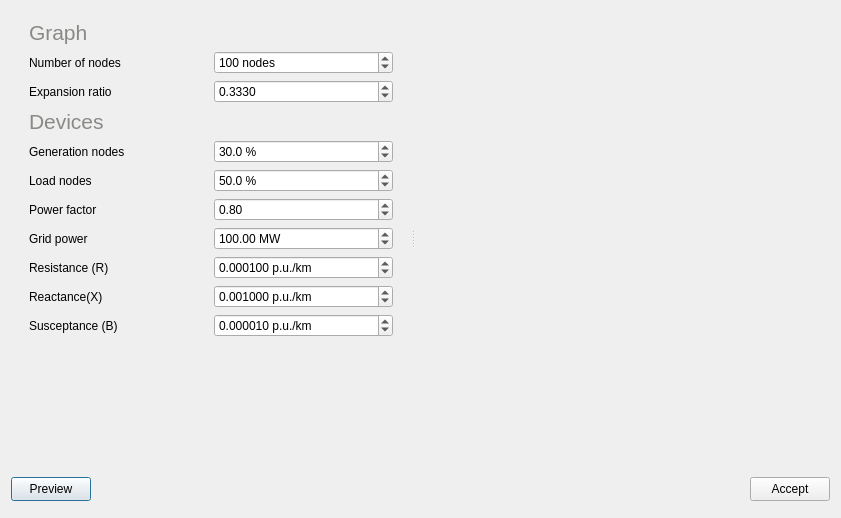
<?xml version="1.0" encoding="UTF-8"?>
<ui version="4.0">
 <class>MainWindow</class>
 <widget class="QDialog" name="MainWindow">
  <property name="geometry">
   <rect>
    <x>0</x>
    <y>0</y>
    <width>841</width>
    <height>518</height>
   </rect>
  </property>
  <property name="windowTitle">
   <string>MainWindow</string>
  </property>
  <property name="windowIcon">
   <iconset resource="../Icons/icons.qrc">
    <normaloff>:/Icons/icons/automatic_layout.png</normaloff>:/Icons/icons/automatic_layout.png</iconset>
  </property>
  <layout class="QVBoxLayout" name="verticalLayout">
   <item>
    <widget class="QSplitter" name="splitter_3">
     <property name="orientation">
      <enum>Qt::Orientation::Horizontal</enum>
     </property>
     <widget class="QFrame" name="frame_8">
      <property name="maximumSize">
       <size>
        <width>400</width>
        <height>16777215</height>
       </size>
      </property>
      <property name="frameShape">
       <enum>QFrame::Shape::NoFrame</enum>
      </property>
      <property name="frameShadow">
       <enum>QFrame::Shadow::Raised</enum>
      </property>
      <layout class="QVBoxLayout" name="verticalLayout_7">
       <property name="topMargin">
        <number>0</number>
       </property>
       <item>
        <widget class="QFrame" name="frame">
         <property name="frameShape">
          <enum>QFrame::Shape::NoFrame</enum>
         </property>
         <property name="frameShadow">
          <enum>QFrame::Shadow::Raised</enum>
         </property>
         <layout class="QGridLayout" name="gridLayout">
          <item row="7" column="1">
           <widget class="QDoubleSpinBox" name="power_SpinBox">
            <property name="suffix">
             <string> MW</string>
            </property>
            <property name="maximum">
             <double>9999999.000000000000000</double>
            </property>
            <property name="value">
             <double>100.000000000000000</double>
            </property>
           </widget>
          </item>
          <item row="0" column="0">
           <widget class="QLabel" name="label_9">
            <property name="palette">
             <palette>
              <active>
               <colorrole role="WindowText">
                <brush brushstyle="SolidPattern">
                 <color alpha="255">
                  <red>136</red>
                  <green>138</green>
                  <blue>133</blue>
                 </color>
                </brush>
               </colorrole>
               <colorrole role="Text">
                <brush brushstyle="SolidPattern">
                 <color alpha="255">
                  <red>136</red>
                  <green>138</green>
                  <blue>133</blue>
                 </color>
                </brush>
               </colorrole>
               <colorrole role="ButtonText">
                <brush brushstyle="SolidPattern">
                 <color alpha="255">
                  <red>136</red>
                  <green>138</green>
                  <blue>133</blue>
                 </color>
                </brush>
               </colorrole>
               <colorrole role="PlaceholderText">
                <brush brushstyle="SolidPattern">
                 <color alpha="128">
                  <red>136</red>
                  <green>138</green>
                  <blue>133</blue>
                 </color>
                </brush>
               </colorrole>
              </active>
              <inactive>
               <colorrole role="WindowText">
                <brush brushstyle="SolidPattern">
                 <color alpha="255">
                  <red>136</red>
                  <green>138</green>
                  <blue>133</blue>
                 </color>
                </brush>
               </colorrole>
               <colorrole role="Text">
                <brush brushstyle="SolidPattern">
                 <color alpha="255">
                  <red>136</red>
                  <green>138</green>
                  <blue>133</blue>
                 </color>
                </brush>
               </colorrole>
               <colorrole role="ButtonText">
                <brush brushstyle="SolidPattern">
                 <color alpha="255">
                  <red>136</red>
                  <green>138</green>
                  <blue>133</blue>
                 </color>
                </brush>
               </colorrole>
               <colorrole role="PlaceholderText">
                <brush brushstyle="SolidPattern">
                 <color alpha="128">
                  <red>136</red>
                  <green>138</green>
                  <blue>133</blue>
                 </color>
                </brush>
               </colorrole>
              </inactive>
              <disabled>
               <colorrole role="WindowText">
                <brush brushstyle="SolidPattern">
                 <color alpha="255">
                  <red>190</red>
                  <green>190</green>
                  <blue>190</blue>
                 </color>
                </brush>
               </colorrole>
               <colorrole role="Text">
                <brush brushstyle="SolidPattern">
                 <color alpha="255">
                  <red>190</red>
                  <green>190</green>
                  <blue>190</blue>
                 </color>
                </brush>
               </colorrole>
               <colorrole role="ButtonText">
                <brush brushstyle="SolidPattern">
                 <color alpha="255">
                  <red>190</red>
                  <green>190</green>
                  <blue>190</blue>
                 </color>
                </brush>
               </colorrole>
               <colorrole role="PlaceholderText">
                <brush brushstyle="SolidPattern">
                 <color alpha="128">
                  <red>0</red>
                  <green>0</green>
                  <blue>0</blue>
                 </color>
                </brush>
               </colorrole>
              </disabled>
             </palette>
            </property>
            <property name="font">
             <font>
              <pointsize>16</pointsize>
             </font>
            </property>
            <property name="text">
             <string>Graph</string>
            </property>
           </widget>
          </item>
          <item row="10" column="1">
           <widget class="QDoubleSpinBox" name="b_SpinBox">
            <property name="suffix">
             <string> p.u./km</string>
            </property>
            <property name="decimals">
             <number>6</number>
            </property>
            <property name="value">
             <double>0.000010000000000</double>
            </property>
           </widget>
          </item>
          <item row="7" column="0">
           <widget class="QLabel" name="label_2">
            <property name="text">
             <string>Grid power</string>
            </property>
           </widget>
          </item>
          <item row="8" column="1">
           <widget class="QDoubleSpinBox" name="r_SpinBox">
            <property name="suffix">
             <string> p.u./km</string>
            </property>
            <property name="decimals">
             <number>6</number>
            </property>
            <property name="value">
             <double>0.000100000000000</double>
            </property>
           </widget>
          </item>
          <item row="1" column="0">
           <widget class="QLabel" name="label_3">
            <property name="text">
             <string>Number of nodes</string>
            </property>
           </widget>
          </item>
          <item row="10" column="0">
           <widget class="QLabel" name="label_6">
            <property name="text">
             <string>Susceptance (B)</string>
            </property>
           </widget>
          </item>
          <item row="9" column="1">
           <widget class="QDoubleSpinBox" name="x_SpinBox">
            <property name="suffix">
             <string> p.u./km</string>
            </property>
            <property name="decimals">
             <number>6</number>
            </property>
            <property name="value">
             <double>0.001000000000000</double>
            </property>
           </widget>
          </item>
          <item row="5" column="1">
           <widget class="QDoubleSpinBox" name="load_nodes_SpinBox">
            <property name="suffix">
             <string> %</string>
            </property>
            <property name="decimals">
             <number>1</number>
            </property>
            <property name="minimum">
             <double>1.000000000000000</double>
            </property>
            <property name="maximum">
             <double>100.000000000000000</double>
            </property>
            <property name="value">
             <double>50.000000000000000</double>
            </property>
           </widget>
          </item>
          <item row="8" column="0">
           <widget class="QLabel" name="label_4">
            <property name="text">
             <string>Resistance (R)</string>
            </property>
           </widget>
          </item>
          <item row="2" column="1">
           <widget class="QDoubleSpinBox" name="ratio_SpinBox">
            <property name="decimals">
             <number>4</number>
            </property>
            <property name="minimum">
             <double>0.000000000000000</double>
            </property>
            <property name="maximum">
             <double>1.000000000000000</double>
            </property>
            <property name="value">
             <double>0.333000000000000</double>
            </property>
           </widget>
          </item>
          <item row="2" column="0">
           <widget class="QLabel" name="label_11">
            <property name="text">
             <string>Expansion ratio</string>
            </property>
           </widget>
          </item>
          <item row="1" column="1">
           <widget class="QSpinBox" name="nodes_spinBox">
            <property name="suffix">
             <string> nodes</string>
            </property>
            <property name="minimum">
             <number>2</number>
            </property>
            <property name="maximum">
             <number>999999999</number>
            </property>
            <property name="value">
             <number>100</number>
            </property>
           </widget>
          </item>
          <item row="3" column="0">
           <widget class="QLabel" name="label_10">
            <property name="palette">
             <palette>
              <active>
               <colorrole role="WindowText">
                <brush brushstyle="SolidPattern">
                 <color alpha="255">
                  <red>136</red>
                  <green>138</green>
                  <blue>133</blue>
                 </color>
                </brush>
               </colorrole>
               <colorrole role="Text">
                <brush brushstyle="SolidPattern">
                 <color alpha="255">
                  <red>136</red>
                  <green>138</green>
                  <blue>133</blue>
                 </color>
                </brush>
               </colorrole>
               <colorrole role="ButtonText">
                <brush brushstyle="SolidPattern">
                 <color alpha="255">
                  <red>136</red>
                  <green>138</green>
                  <blue>133</blue>
                 </color>
                </brush>
               </colorrole>
               <colorrole role="PlaceholderText">
                <brush brushstyle="SolidPattern">
                 <color alpha="128">
                  <red>136</red>
                  <green>138</green>
                  <blue>133</blue>
                 </color>
                </brush>
               </colorrole>
              </active>
              <inactive>
               <colorrole role="WindowText">
                <brush brushstyle="SolidPattern">
                 <color alpha="255">
                  <red>136</red>
                  <green>138</green>
                  <blue>133</blue>
                 </color>
                </brush>
               </colorrole>
               <colorrole role="Text">
                <brush brushstyle="SolidPattern">
                 <color alpha="255">
                  <red>136</red>
                  <green>138</green>
                  <blue>133</blue>
                 </color>
                </brush>
               </colorrole>
               <colorrole role="ButtonText">
                <brush brushstyle="SolidPattern">
                 <color alpha="255">
                  <red>136</red>
                  <green>138</green>
                  <blue>133</blue>
                 </color>
                </brush>
               </colorrole>
               <colorrole role="PlaceholderText">
                <brush brushstyle="SolidPattern">
                 <color alpha="128">
                  <red>136</red>
                  <green>138</green>
                  <blue>133</blue>
                 </color>
                </brush>
               </colorrole>
              </inactive>
              <disabled>
               <colorrole role="WindowText">
                <brush brushstyle="SolidPattern">
                 <color alpha="255">
                  <red>190</red>
                  <green>190</green>
                  <blue>190</blue>
                 </color>
                </brush>
               </colorrole>
               <colorrole role="Text">
                <brush brushstyle="SolidPattern">
                 <color alpha="255">
                  <red>190</red>
                  <green>190</green>
                  <blue>190</blue>
                 </color>
                </brush>
               </colorrole>
               <colorrole role="ButtonText">
                <brush brushstyle="SolidPattern">
                 <color alpha="255">
                  <red>190</red>
                  <green>190</green>
                  <blue>190</blue>
                 </color>
                </brush>
               </colorrole>
               <colorrole role="PlaceholderText">
                <brush brushstyle="SolidPattern">
                 <color alpha="128">
                  <red>0</red>
                  <green>0</green>
                  <blue>0</blue>
                 </color>
                </brush>
               </colorrole>
              </disabled>
             </palette>
            </property>
            <property name="font">
             <font>
              <pointsize>16</pointsize>
             </font>
            </property>
            <property name="text">
             <string>Devices</string>
            </property>
           </widget>
          </item>
          <item row="5" column="0">
           <widget class="QLabel" name="label_8">
            <property name="text">
             <string>Load nodes</string>
            </property>
           </widget>
          </item>
          <item row="4" column="1">
           <widget class="QDoubleSpinBox" name="generation_nodes_SpinBox">
            <property name="suffix">
             <string> %</string>
            </property>
            <property name="decimals">
             <number>1</number>
            </property>
            <property name="minimum">
             <double>1.000000000000000</double>
            </property>
            <property name="maximum">
             <double>100.000000000000000</double>
            </property>
            <property name="value">
             <double>30.000000000000000</double>
            </property>
           </widget>
          </item>
          <item row="4" column="0">
           <widget class="QLabel" name="label_7">
            <property name="text">
             <string>Generation nodes</string>
            </property>
           </widget>
          </item>
          <item row="9" column="0">
           <widget class="QLabel" name="label_5">
            <property name="text">
             <string>Reactance(X) </string>
            </property>
           </widget>
          </item>
          <item row="6" column="0">
           <widget class="QLabel" name="label_12">
            <property name="text">
             <string>Power factor</string>
            </property>
           </widget>
          </item>
          <item row="6" column="1">
           <widget class="QDoubleSpinBox" name="power_factor_SpinBox">
            <property name="maximum">
             <double>1.000000000000000</double>
            </property>
            <property name="value">
             <double>0.800000000000000</double>
            </property>
           </widget>
          </item>
         </layout>
        </widget>
       </item>
       <item>
        <spacer name="verticalSpacer">
         <property name="orientation">
          <enum>Qt::Orientation::Vertical</enum>
         </property>
         <property name="sizeHint" stdset="0">
          <size>
           <width>20</width>
           <height>40</height>
          </size>
         </property>
        </spacer>
       </item>
      </layout>
     </widget>
     <widget class="QFrame" name="PlotFrame">
      <property name="frameShape">
       <enum>QFrame::Shape::NoFrame</enum>
      </property>
      <property name="frameShadow">
       <enum>QFrame::Shadow::Raised</enum>
      </property>
      <layout class="QHBoxLayout" name="horizontalLayout">
       <item>
        <widget class="MatplotlibWidget" name="plotwidget" native="true"/>
       </item>
      </layout>
     </widget>
    </widget>
   </item>
   <item>
    <widget class="QFrame" name="frame_2">
     <property name="maximumSize">
      <size>
       <width>16777215</width>
       <height>36</height>
      </size>
     </property>
     <property name="frameShape">
      <enum>QFrame::Shape::NoFrame</enum>
     </property>
     <property name="frameShadow">
      <enum>QFrame::Shadow::Raised</enum>
     </property>
     <layout class="QHBoxLayout" name="horizontalLayout_2">
      <property name="leftMargin">
       <number>0</number>
      </property>
      <property name="topMargin">
       <number>0</number>
      </property>
      <property name="rightMargin">
       <number>0</number>
      </property>
      <property name="bottomMargin">
       <number>0</number>
      </property>
      <item>
       <widget class="QPushButton" name="previewButton">
        <property name="minimumSize">
         <size>
          <width>24</width>
          <height>24</height>
         </size>
        </property>
        <property name="toolTip">
         <string>Preview</string>
        </property>
        <property name="text">
         <string>Preview</string>
        </property>
        <property name="icon">
         <iconset resource="../Icons/icons.qrc">
          <normaloff>:/Icons/icons/run_cascade_step.png</normaloff>:/Icons/icons/run_cascade_step.png</iconset>
        </property>
       </widget>
      </item>
      <item>
       <spacer name="horizontalSpacer">
        <property name="orientation">
         <enum>Qt::Orientation::Horizontal</enum>
        </property>
        <property name="sizeHint" stdset="0">
         <size>
          <width>543</width>
          <height>20</height>
         </size>
        </property>
       </spacer>
      </item>
      <item>
       <widget class="QPushButton" name="applyButton">
        <property name="minimumSize">
         <size>
          <width>24</width>
          <height>24</height>
         </size>
        </property>
        <property name="toolTip">
         <string>Create Grid</string>
        </property>
        <property name="text">
         <string>Accept</string>
        </property>
        <property name="icon">
         <iconset resource="../Icons/icons.qrc">
          <normaloff>:/Icons/icons/color_grid.png</normaloff>:/Icons/icons/color_grid.png</iconset>
        </property>
       </widget>
      </item>
     </layout>
    </widget>
   </item>
  </layout>
  <action name="actionCopy_to_clipboard">
   <property name="icon">
    <iconset resource="../Icons/icons.qrc">
     <normaloff>:/Icons/icons/copy.png</normaloff>:/Icons/icons/copy.png</iconset>
   </property>
   <property name="text">
    <string>Copy to clipboard</string>
   </property>
  </action>
  <action name="actionSave">
   <property name="icon">
    <iconset resource="../Icons/icons.qrc">
     <normaloff>:/Icons/icons/import_profiles.png</normaloff>:/Icons/icons/import_profiles.png</iconset>
   </property>
   <property name="text">
    <string>Save</string>
   </property>
  </action>
 </widget>
 <customwidgets>
  <customwidget>
   <class>MatplotlibWidget</class>
   <extends>QWidget</extends>
   <header>.matplotlibwidget</header>
   <container>1</container>
  </customwidget>
 </customwidgets>
 <resources>
  <include location="../Icons/icons.qrc"/>
 </resources>
 <connections/>
</ui>
